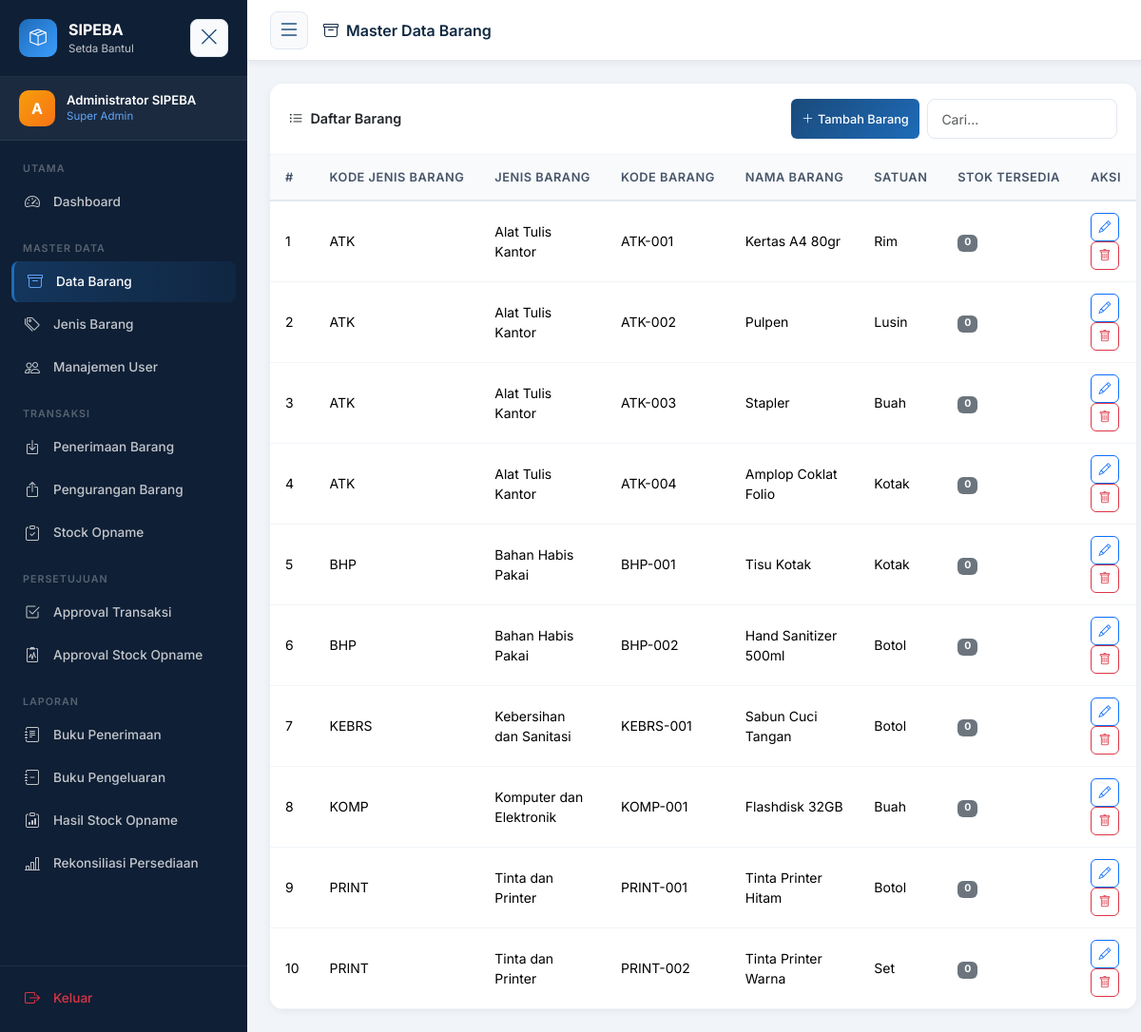
The page /master_data/barang/index.php (signed in) on the database its author committed.
### tables this page shows
CREATE TABLE `barang` (
  `id` INT UNSIGNED AUTO_INCREMENT PRIMARY KEY,
  `kode_barang` VARCHAR(20) NOT NULL,
  `nama_barang` VARCHAR(150) NOT NULL,
  `satuan` VARCHAR(30) NOT NULL,
  `id_jenis_barang` INT UNSIGNED NOT NULL,
  `created_at` TIMESTAMP DEFAULT CURRENT_TIMESTAMP,
  FOREIGN KEY (`id_jenis_barang`) REFERENCES `jenis_barang`(`id`)
);

CREATE TABLE `jenis_barang` (
  `id` INT UNSIGNED AUTO_INCREMENT PRIMARY KEY,
  `kode_jenis` VARCHAR(10) NOT NULL UNIQUE,
  `nama_jenis` VARCHAR(100) NOT NULL,
  `kategori` ENUM('ASET TETAP','ASET LANCAR') NOT NULL DEFAULT 'ASET LANCAR',
  `created_at` TIMESTAMP DEFAULT CURRENT_TIMESTAMP
);

### master_data/barang/index.php (the view, shortened to what this page needs)
<?php
require_once __DIR__ . '/../../config/bootstrap.php';
$editItem = null;
$list      = $conn->query("
  SELECT
    b.*,
    j.nama_jenis,
    j.kode_jenis,
    COALESCE(SUM(sc.stok), 0) as stok_tersedia
  FROM barang b
  JOIN jenis_barang j ON b.id_jenis_barang=j.id
  LEFT JOIN stok_current sc ON sc.id_barang=b.id
  GROUP BY b.id
  ORDER BY b.kode_barang
");
include BASE_PATH . '/includes/header.php';
include BASE_PATH . '/includes/sidebar.php';
?>
<div class="main-content">
  <div class="topbar">
    <button class="sidebar-toggle-btn me-3" id="mainSidebarToggle"><i class="bi bi-list fs-4"></i></button>
    <div class="topbar-title"><i class="bi bi-archive me-2"></i>Master Data Barang</div>
  </div>
  <div class="page-content">
    <div class="row g-3">
      <div class="<?= $editItem ? 'col-lg-6' : 'col-lg-12' ?>" id="listPanel">
        <div class="card">
          <div class="card-header d-flex align-items-center justify-content-between">
            <span><i class="bi bi-list-ul me-2"></i>Daftar Barang</span>
            <div class="d-flex gap-2">
              <button type="button" class="btn btn-primary btn-sm" id="btnTambahBarang" style="display: <?= $editItem ? 'none' : 'block' ?>">
                <i class="bi bi-plus-lg me-1"></i>Tambah Barang
              </button>
              <input type="text" class="form-control form-control-sm" style="width:200px" data-table-search="barangTable" placeholder="Cari...">
            </div>
          </div>
          <div class="table-wrapper">
            <table class="table" id="barangTable">
              <thead>
                <tr>
                  <th>#</th>
                  <th>Kode Jenis Barang</th>
                  <th>Jenis Barang</th>
                  <th>Kode Barang</th>
                  <th>Nama Barang</th>
                  <th>Satuan</th>
                  <th>Stok Tersedia</th>
                  <th>Aksi</th>
                </tr>
              </thead>
              <tbody>
                <?php $no = 1;
                while ($b = $list->fetch_assoc()): ?>
                  <tr>
                    <td><?= $no++ ?></td>
                    <td><span><?= htmlspecialchars($b['kode_jenis']) ?></span></td>
                    <td><?= htmlspecialchars($b['nama_jenis']) ?></td>
                    <td><span><?= htmlspecialchars($b['kode_barang']) ?></span></td>
                    <td><?= htmlspecialchars($b['nama_barang']) ?></td>
                    <td><?= htmlspecialchars($b['satuan']) ?></td>
                    <td>
                      <span class="badge <?= $b['stok_tersedia'] > 0 ? 'bg-success' : 'bg-secondary' ?>">
                        <?= number_format($b['stok_tersedia']) ?>
                      </span>
                    </td>
                    <td>
                      <a href="?action=edit&id=<?= $b['id'] ?>" class="btn btn-sm btn-outline-primary btn-icon"><i class="bi bi-pencil"></i></a>
                      <form method="POST" class="d-inline">
                        <button type="submit" class="btn btn-sm btn-outline-danger btn-icon" data-confirm="Hapus barang <?= htmlspecialchars($b['nama_barang']) ?>?"><i class="bi bi-trash"></i></button>
                      </form>
                    </td>
                  </tr>
                <?php endwhile; ?>
              </tbody>
            </table>
          </div>
        </div>
      </div>
    </div>
  </div>
</div>
<?php include BASE_PATH . '/includes/footer.php'; ?>

### assets/css/style.css (style rules this page uses)
:root { --primary: #1a4a7a; --primary-dark: #0f2942; --primary-light: #1e6bb8; --accent: #f59e0b; --sidebar-width: 260px; --sidebar-collapsed-width: 70px; --sidebar-bg: #0f1f35; --sidebar-text: rgba(255, 255, 255, 0.75); --sidebar-hover: rgba(255, 255, 255, 0.1); --sidebar-active-bg: linear-gradient( 90deg, rgba(30, 107, 184, 0.3), rgba(30, 107, 184, 0.1) ); --sidebar-active-border: #1e6bb8; --topbar-height: 64px; --card-radius: 14px; --transition: all 0.2s ease; --shadow-sm: 0 2px 8px rgba(0, 0, 0, 0.06); --shadow-md: 0 4px 20px rgba(0, 0, 0, 0.1); --shadow-lg: 0 10px 40px rgba(0, 0, 0, 0.15); }
* { box-sizing: border-box; margin: 0; padding: 0; }
body { font-family: "Inter", sans-serif; background: #f1f5f9; color: #1e293b; font-size: 0.9rem; }
.main-content { margin-left: var(--sidebar-width); flex: 1; display: flex; flex-direction: column; min-height: 100vh; transition: margin-left 0.3s ease; }
.topbar { height: var(--topbar-height); background: white; border-bottom: 1px solid #e2e8f0; display: flex; align-items: center; padding: 0 1.5rem; position: sticky; top: 0; z-index: 100; box-shadow: var(--shadow-sm); }
.topbar-title { font-weight: 600; font-size: 1rem; color: var(--primary-dark); flex: 1; }
.page-content { padding: 1.5rem; flex: 1; }
.card { border: none; border-radius: var(--card-radius); box-shadow: var(--shadow-sm); background: white; }
.card-header { background: white; border-bottom: 1px solid #f1f5f9; border-radius: var(--card-radius) var(--card-radius) 0 0 !important; padding: 1rem 1.25rem; font-weight: 600; font-size: 0.9rem; }
.table-wrapper { overflow-x: auto; border-radius: 0 0 var(--card-radius) var(--card-radius); }
.table { margin-bottom: 0; font-size: 0.875rem; }
.table thead th { background: #f8fafc; border-bottom: 2px solid #e2e8f0; color: #475569; font-weight: 600; font-size: 0.8rem; text-transform: uppercase; letter-spacing: 0.5px; padding: 0.85rem 1rem; white-space: nowrap; }
.table tbody td { padding: 0.75rem 1rem; vertical-align: middle; border-color: #f1f5f9; }
.form-control, .form-select { border: 1.5px solid #e2e8f0; border-radius: 8px; padding: 0.6rem 0.9rem; font-size: 0.875rem; transition: border-color 0.2s, box-shadow 0.2s; }
.btn { border-radius: 8px; font-weight: 500; font-size: 0.875rem; padding: 0.5rem 1rem; }
.btn-primary { background: linear-gradient(135deg, var(--primary), var(--primary-light)); border: none; }
.btn-sm { padding: 0.3rem 0.7rem; font-size: 0.8rem; border-radius: 6px; }
.btn-icon { width: 30px; height: 30px; padding: 0; display: inline-flex; align-items: center; justify-content: center; border-radius: 6px; }
.sidebar-toggle-btn { background: #f8fafc; border: 1.5px solid #e2e8f0; color: var(--primary); font-size: 1.25rem; padding: 0.5rem; border-radius: 8px; cursor: pointer; transition: all 0.3s ease; display: flex !important; align-items: center; justify-content: center; width: 40px; height: 40px; flex-shrink: 0; position: relative; z-index: 10; }
.sidebar-toggle-btn i { transition: transform 0.3s ease; font-size: 1.3rem; line-height: 1; }

### rows shown on the page
barang: id_jenis_barang.kode_jenis "ATK", id_jenis_barang.nama_jenis "Alat Tulis Kantor", kode_barang "ATK-001", nama_barang "Kertas A4 80gr", satuan "Rim", stok_tersedia "0"
barang: id_jenis_barang.kode_jenis "ATK", id_jenis_barang.nama_jenis "Alat Tulis Kantor", kode_barang "ATK-002", nama_barang "Pulpen", satuan "Lusin", stok_tersedia "0"
barang: id_jenis_barang.kode_jenis "ATK", id_jenis_barang.nama_jenis "Alat Tulis Kantor", kode_barang "ATK-003", nama_barang "Stapler", satuan "Buah", stok_tersedia "0"
barang: id_jenis_barang.kode_jenis "ATK", id_jenis_barang.nama_jenis "Alat Tulis Kantor", kode_barang "ATK-004", nama_barang "Amplop Coklat Folio", satuan "Kotak", stok_tersedia "0"
barang: id_jenis_barang.kode_jenis "BHP", id_jenis_barang.nama_jenis "Bahan Habis Pakai", kode_barang "BHP-001", nama_barang "Tisu Kotak", satuan "Kotak", stok_tersedia "0"
barang: id_jenis_barang.kode_jenis "BHP", id_jenis_barang.nama_jenis "Bahan Habis Pakai", kode_barang "BHP-002", nama_barang "Hand Sanitizer 500ml", satuan "Botol", stok_tersedia "0"
barang: id_jenis_barang.kode_jenis "KEBRS", id_jenis_barang.nama_jenis "Kebersihan dan Sanitasi", kode_barang "KEBRS-001", nama_barang "Sabun Cuci Tangan", satuan "Botol", stok_tersedia "0"
barang: id_jenis_barang.kode_jenis "KOMP", id_jenis_barang.nama_jenis "Komputer dan Elektronik", kode_barang "KOMP-001", nama_barang "Flashdisk 32GB", satuan "Buah", stok_tersedia "0"
barang: id_jenis_barang.kode_jenis "PRINT", id_jenis_barang.nama_jenis "Tinta dan Printer", kode_barang "PRINT-001", nama_barang "Tinta Printer Hitam", satuan "Botol", stok_tersedia "0"
barang: id_jenis_barang.kode_jenis "PRINT", id_jenis_barang.nama_jenis "Tinta dan Printer", kode_barang "PRINT-002", nama_barang "Tinta Printer Warna", satuan "Set", stok_tersedia "0"

### other values the page prints
substr($user['nama'] ?? 'U', 0, 1) "A"
$user['nama'] "Administrator SIPEBA"
$roleLabel[$role] "Super Admin"
